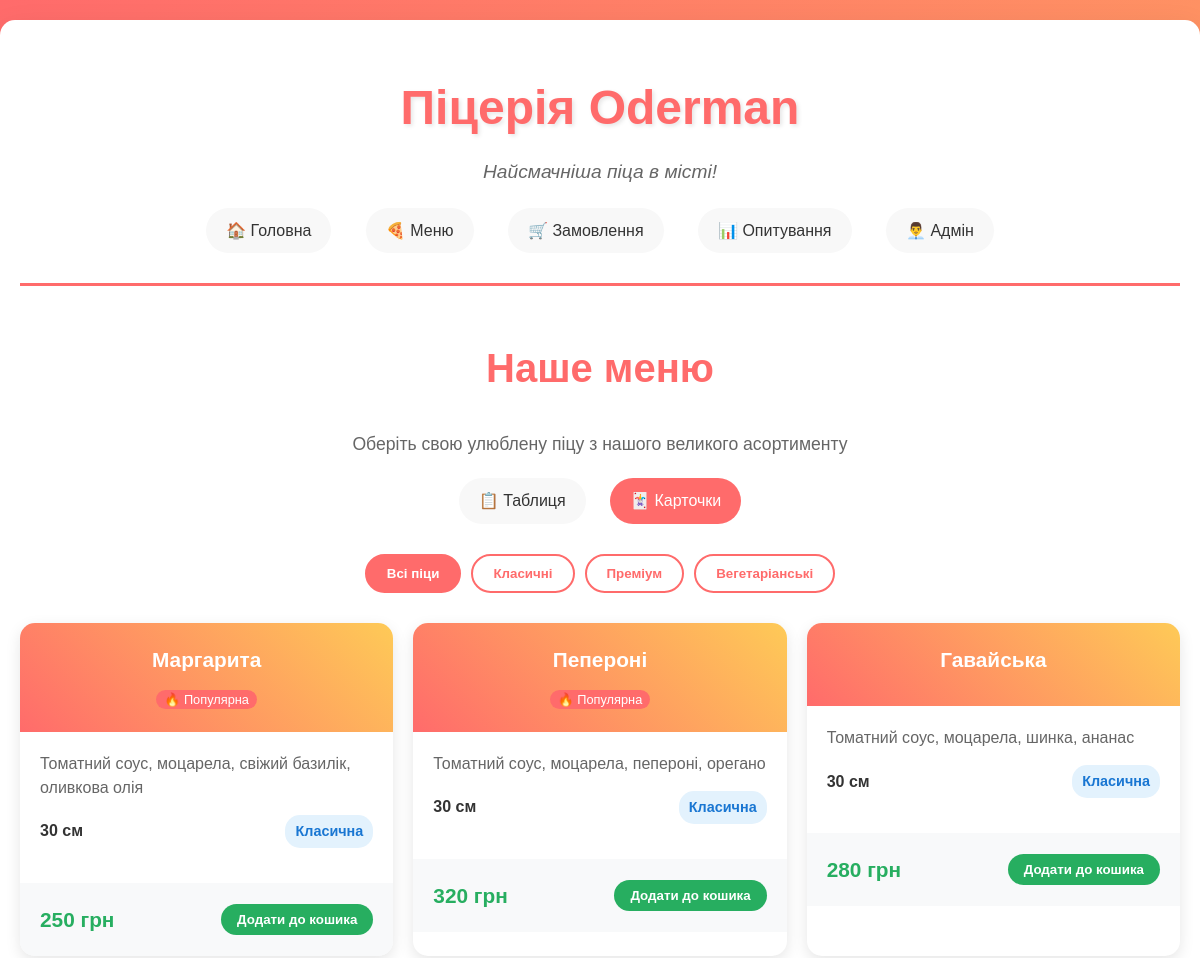
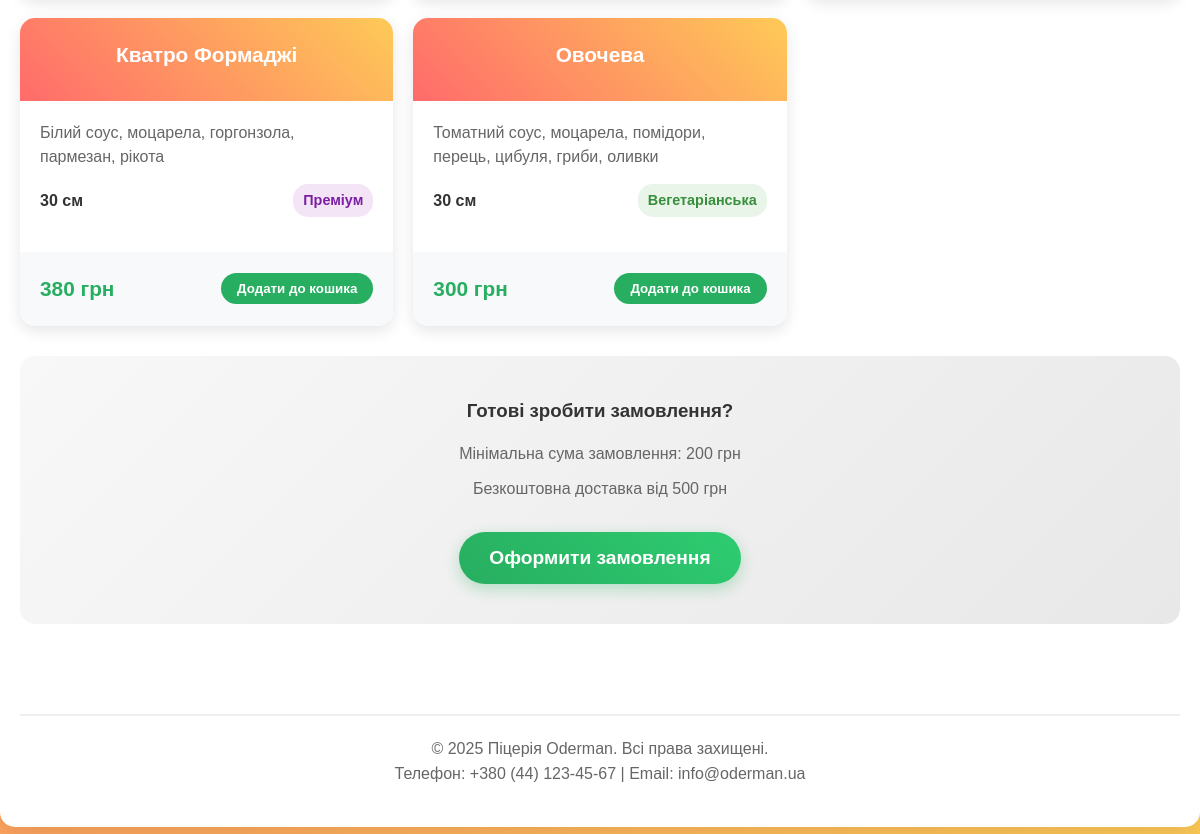
Screenshot of /menu/cards with the database file from the repository (2 pictures, top to bottom).
### models.py (models this page shows, shortened)
class Pizza(db.Model):
    id = db.Column(db.Integer, primary_key=True)
    name = db.Column(db.String(100), nullable=False)
    ingredients = db.Column(db.Text, nullable=False)
    price = db.Column(db.Float, nullable=False)
    category = db.Column(db.String(50), nullable=False)
    category_display = db.Column(db.String(100), nullable=False)
    size = db.Column(db.String(20), nullable=False, default='30 см')
    popular = db.Column(db.Boolean, default=False)
    available = db.Column(db.Boolean, default=True)
    image_url = db.Column(db.String(200), nullable=True)
    created_at = db.Column(db.DateTime, default=datetime.utcnow)
    updated_at = db.Column(db.DateTime, default=datetime.utcnow, onupdate=datetime.utcnow)
    def to_dict(self):
        return {
            'id': self.id,
            'name': self.name,
            'ingredients': self.ingredients,
            'price': str(int(self.price)),
            'category': self.category,
            'category_display': self.category_display,
            'size': self.size,
            'popular': self.popular,
            'available': self.available,
            'image_url': self.image_url
        }

### app.py (the view)
@app.route('/menu/cards')
def menu_cards():
    pizzas = Pizza.query.filter_by(available=True).all()
    pizzas_dict = [pizza.to_dict() for pizza in pizzas]
    return render_template('menu_cards.html', pizzas=pizzas_dict)

### app.py (called while the page is built)
@app.template_filter('format_price')
def format_price(price):
    return f"{price} грн"

@app.template_global()
def get_current_year():
    from datetime import datetime
    return datetime.now().year

### templates/menu_cards.html (shortened to what this page needs)
{% extends "base.html" %}
{% from "macros.html" import render_pizza_card %}
{% block content %}
<div class="menu-header">
    <h2 class="page-title">Наше меню</h2>
    <p class="menu-intro">Оберіть свою улюблену піцу з нашого великого асортименту</p>
    <div class="view-toggle">
        <a href="{{ url_for('menu') }}" class="view-btn">📋 Таблиця</a>
        <a href="{{ url_for('menu_cards') }}" class="view-btn active">🃏 Карточки</a>
    </div>
</div>
<div class="menu-categories">
    <button class="category-btn active" data-category="all">Всі піци</button>
    <button class="category-btn" data-category="classic">Класичні</button>
    <button class="category-btn" data-category="premium">Преміум</button>
    <button class="category-btn" data-category="vegetarian">Вегетаріанські</button>
</div>
<div class="pizza-cards-container">
    {% for pizza in pizzas %}
    {{ render_pizza_card(pizza) }}
    {% endfor %}
</div>
<div class="order-section">
    <div class="order-info">
        <h3>Готові зробити замовлення?</h3>
        <p>Мінімальна сума замовлення: 200 грн</p>
        <p>Безкоштовна доставка від 500 грн</p>
    </div>
    <button class="order-button" id="orderButton" onclick="window.location.href='{{ url_for('order_form') }}'">Оформити замовлення</button>
</div>
{% endblock %}

### templates/macros.html (shortened to what this page needs)
{% macro render_pizza_card(pizza) %}
<div class="pizza-card" data-category="{{ pizza.category }}">
    <div class="pizza-card-header">
        <h3 class="pizza-card-name">{{ pizza.name }}</h3>
        {% if pizza.popular %}
        <span class="popular-badge">🔥 Популярна</span>
        {% endif %}
    </div>
    <div class="pizza-card-body">
        <p class="pizza-card-ingredients">{{ pizza.ingredients }}</p>
        <div class="pizza-card-info">
            <span class="pizza-card-size">{{ pizza.size }}</span>
            <span class="category-tag category-{{ pizza.category }}">
                {{ pizza.category_display }}
            </span>
        </div>
    </div>
    <div class="pizza-card-footer">
        <span class="pizza-card-price">{{ pizza.price | format_price }}</span>
        <button class="add-to-cart-btn" data-pizza="{{ pizza.name }}" data-price="{{ pizza.price }}">
            Додати до кошика
        </button>
    </div>
</div>
{% endmacro %}

### static/css/style.css (style rules this page uses)
* { margin: 0; padding: 0; box-sizing: border-box; }
body { font-family: 'Arial', sans-serif; line-height: 1.6; color: #333; background: linear-gradient(135deg, #ff6b6b, #feca57); min-height: 100vh; }
.page-title { text-align: center; font-size: 2.5rem; color: #ff6b6b; margin-bottom: 30px; }
.order-section { text-align: center; padding: 40px 20px; background: linear-gradient(135deg, #f8f8f8, #e8e8e8); border-radius: 15px; margin: 30px 0; }
.order-button { padding: 15px 30px; background: linear-gradient(45deg, #27ae60, #2ecc71); color: white; border: none; border-radius: 50px; font-size: 1.2rem; font-weight: bold; cursor: pointer; transition: all 0.3s ease; box-shadow: 0 5px 15px rgba(39, 174, 96, 0.3); }
.menu-header { text-align: center; margin-bottom: 30px; }
.menu-intro { font-size: 1.1rem; color: #666; margin-top: 10px; }
.menu-categories { display: flex; justify-content: center; gap: 10px; margin: 30px 0; flex-wrap: wrap; }
.category-btn { padding: 10px 20px; border: 2px solid #ff6b6b; background: white; color: #ff6b6b; border-radius: 25px; cursor: pointer; transition: all 0.3s ease; font-weight: bold; }
.category-btn:hover, .category-btn.active { background: #ff6b6b; color: white; }
.popular-badge { font-size: 0.8rem; background: #ff6b6b; color: white; padding: 2px 8px; border-radius: 10px; }
.category-tag { padding: 5px 10px; border-radius: 15px; font-size: 0.9rem; font-weight: bold; }
.category-classic { background: #e3f2fd; color: #1976d2; }
.category-premium { background: #f3e5f5; color: #7b1fa2; }
.category-vegetarian { background: #e8f5e8; color: #388e3c; }
.add-to-cart-btn { background: #27ae60; color: white; border: none; padding: 8px 16px; border-radius: 20px; cursor: pointer; transition: all 0.3s ease; font-weight: bold; }
.order-info h3 { color: #333; margin-bottom: 15px; }
.order-info p { color: #666; margin-bottom: 10px; }
.order-button { margin-top: 20px; }

### templates/menu_cards.html (style rules this page uses)
.view-toggle { margin: 20px 0; text-align: center; }
.view-btn { display: inline-block; margin: 0 10px; padding: 10px 20px; text-decoration: none; background: #f8f8f8; color: #333; border-radius: 25px; transition: all 0.3s ease; }
.view-btn.active, .view-btn:hover { background: #ff6b6b; color: white; }
.pizza-cards-container { display: grid; grid-template-columns: repeat(auto-fit, minmax(300px, 1fr)); gap: 20px; margin: 30px 0; }
.pizza-card { background: white; border-radius: 15px; box-shadow: 0 5px 15px rgba(0, 0, 0, 0.1); overflow: hidden; transition: transform 0.3s ease; }
.pizza-card-header { background: linear-gradient(45deg, #ff6b6b, #feca57); color: white; padding: 20px; text-align: center; }
.pizza-card-name { margin: 0; font-size: 1.3rem; margin-bottom: 10px; }
.pizza-card-body { padding: 20px; }
.pizza-card-ingredients { color: #666; line-height: 1.5; margin-bottom: 15px; }
.pizza-card-info { display: flex; justify-content: space-between; align-items: center; margin-bottom: 15px; }
.pizza-card-size { font-weight: bold; color: #333; }
.pizza-card-footer { padding: 20px; background: #f8f9fa; display: flex; justify-content: space-between; align-items: center; }
.pizza-card-price { font-size: 1.3rem; font-weight: bold; color: #27ae60; }

### rows the page displays
Pizza: name "Маргарита", shows "🔥 Популярна", ingredients "Томатний соус, моцарела, свіжий базилік, оливкова олія", size "30 см", category_display "Класична", price "250 грн"
Pizza: name "Пепероні", shows "🔥 Популярна", ingredients "Томатний соус, моцарела, пепероні, орегано", size "30 см", category_display "Класична", price "320 грн"
Pizza: name "Гавайська", ingredients "Томатний соус, моцарела, шинка, ананас", size "30 см", category_display "Класична", price "280 грн"
Pizza: name "Кватро Формаджі", ingredients "Білий соус, моцарела, горгонзола, пармезан, рікота", size "30 см", category_display "Преміум", price "380 грн"
Pizza: name "Овочева", ingredients "Томатний соус, моцарела, помідори, перець, цибуля, гриби, оливки", size "30 см", category_display "Вегетаріанська", price "300 грн"

### other values shown
{{ get_current_year() }} "2025"
